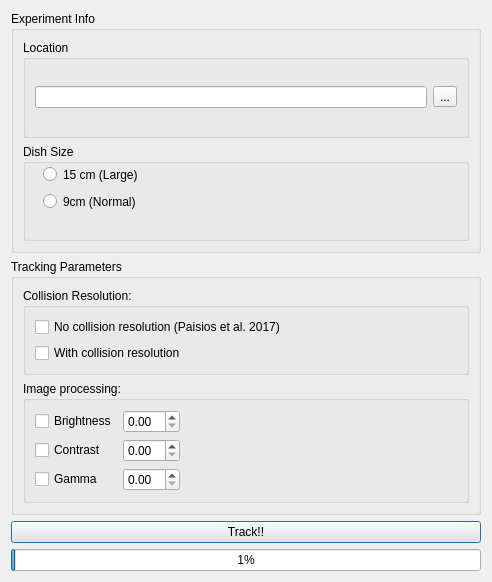
<?xml version="1.0" encoding="UTF-8"?>
<ui version="4.0">
 <class>TrackExperiment</class>
 <widget class="QDialog" name="TrackExperiment">
  <property name="geometry">
   <rect>
    <x>0</x>
    <y>0</y>
    <width>492</width>
    <height>582</height>
   </rect>
  </property>
  <property name="windowTitle">
   <string>Track Experiment</string>
  </property>
  <layout class="QVBoxLayout" name="verticalLayout_3">
   <item>
    <widget class="QGroupBox" name="experimentInfoGroupBox">
     <property name="title">
      <string>Experiment Info</string>
     </property>
     <layout class="QVBoxLayout" name="verticalLayout">
      <item>
       <widget class="QGroupBox" name="locationGroupBox">
        <property name="title">
         <string>Location</string>
        </property>
        <layout class="QVBoxLayout" name="verticalLayout_2">
         <item>
          <layout class="QVBoxLayout" name="locationVLayout">
           <item>
            <layout class="QHBoxLayout" name="locationHLayout">
             <item>
              <widget class="QLineEdit" name="pathLineEdit"/>
             </item>
             <item>
              <widget class="QToolButton" name="folderBrowseBtn">
               <property name="text">
                <string>...</string>
               </property>
              </widget>
             </item>
            </layout>
           </item>
          </layout>
         </item>
        </layout>
       </widget>
      </item>
      <item>
       <widget class="QGroupBox" name="dishSizeGroupBox">
        <property name="minimumSize">
         <size>
          <width>300</width>
          <height>70</height>
         </size>
        </property>
        <property name="title">
         <string>Dish Size</string>
        </property>
        <widget class="QRadioButton" name="smallDishRadioBtn">
         <property name="geometry">
          <rect>
           <x>20</x>
           <y>47</y>
           <width>239</width>
           <height>21</height>
          </rect>
         </property>
         <property name="text">
          <string>9cm (Normal)</string>
         </property>
        </widget>
        <widget class="QRadioButton" name="bigDishRadioBtn">
         <property name="geometry">
          <rect>
           <x>20</x>
           <y>20</y>
           <width>239</width>
           <height>21</height>
          </rect>
         </property>
         <property name="text">
          <string>15 cm (Large)</string>
         </property>
        </widget>
       </widget>
      </item>
     </layout>
    </widget>
   </item>
   <item>
    <widget class="QGroupBox" name="trackingParamsGroupBox">
     <property name="title">
      <string>Tracking Parameters</string>
     </property>
     <layout class="QVBoxLayout" name="verticalLayout_5">
      <item>
       <widget class="QGroupBox" name="collisionResGroupBox">
        <property name="title">
         <string>Collision Resolution:</string>
        </property>
        <layout class="QVBoxLayout" name="verticalLayout_4">
         <item>
          <widget class="QCheckBox" name="woColResCheckbox">
           <property name="text">
            <string>No collision resolution (Paisios et al. 2017)</string>
           </property>
          </widget>
         </item>
         <item>
          <widget class="QCheckBox" name="withColResCheckbox">
           <property name="text">
            <string>With collision resolution</string>
           </property>
          </widget>
         </item>
        </layout>
       </widget>
      </item>
      <item>
       <widget class="QGroupBox" name="imageProcGroupBox">
        <property name="title">
         <string>Image processing:</string>
        </property>
        <layout class="QGridLayout" name="gridLayout">
         <item row="0" column="3">
          <widget class="QDoubleSpinBox" name="doubleSpinBox"/>
         </item>
         <item row="4" column="2">
          <widget class="QCheckBox" name="gammaCheckbox">
           <property name="layoutDirection">
            <enum>Qt::LeftToRight</enum>
           </property>
           <property name="text">
            <string>Gamma</string>
           </property>
          </widget>
         </item>
         <item row="0" column="2">
          <widget class="QCheckBox" name="brightnessCheckbox">
           <property name="text">
            <string>Brightness</string>
           </property>
          </widget>
         </item>
         <item row="3" column="3">
          <widget class="QDoubleSpinBox" name="doubleSpinBox_2"/>
         </item>
         <item row="4" column="3">
          <widget class="QDoubleSpinBox" name="doubleSpinBox_3">
           <property name="sizePolicy">
            <sizepolicy hsizetype="Minimum" vsizetype="Fixed">
             <horstretch>0</horstretch>
             <verstretch>0</verstretch>
            </sizepolicy>
           </property>
           <property name="layoutDirection">
            <enum>Qt::LeftToRight</enum>
           </property>
          </widget>
         </item>
         <item row="3" column="2">
          <widget class="QCheckBox" name="contrastCheckbox">
           <property name="text">
            <string>Contrast</string>
           </property>
          </widget>
         </item>
         <item row="0" column="4">
          <spacer name="horizontalSpacer">
           <property name="orientation">
            <enum>Qt::Horizontal</enum>
           </property>
           <property name="sizeHint" stdset="0">
            <size>
             <width>40</width>
             <height>20</height>
            </size>
           </property>
          </spacer>
         </item>
        </layout>
       </widget>
      </item>
     </layout>
    </widget>
   </item>
   <item>
    <widget class="QPushButton" name="trackStartBtn">
     <property name="text">
      <string>Track!!</string>
     </property>
    </widget>
   </item>
   <item>
    <widget class="QProgressBar" name="trackProgressBar">
     <property name="sizePolicy">
      <sizepolicy hsizetype="Expanding" vsizetype="Fixed">
       <horstretch>0</horstretch>
       <verstretch>0</verstretch>
      </sizepolicy>
     </property>
     <property name="minimumSize">
      <size>
       <width>0</width>
       <height>0</height>
      </size>
     </property>
     <property name="value">
      <number>1</number>
     </property>
     <property name="textVisible">
      <bool>true</bool>
     </property>
    </widget>
   </item>
  </layout>
 </widget>
 <resources/>
 <connections/>
</ui>
